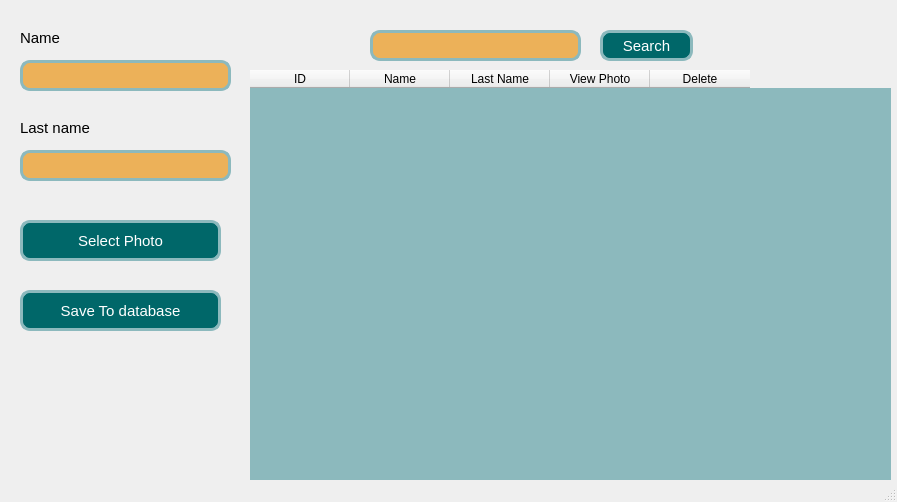
<?xml version="1.0" encoding="UTF-8"?>
<ui version="4.0">
 <class>MainWindow</class>
 <widget class="QMainWindow" name="MainWindow">
  <property name="geometry">
   <rect>
    <x>0</x>
    <y>0</y>
    <width>897</width>
    <height>502</height>
   </rect>
  </property>
  <property name="windowTitle">
   <string>MainWindow</string>
  </property>
  <property name="styleSheet">
   <string notr="true">QLineEdit {
    border-radius: 10px;
    border: 3px solid #8CB9BD;
    background-color: #ECB159;
    height: 15px;
    color: white;
    font-size: 18px;
}

 QLabel{
      font-size:15px;
}

QPushButton {
    background-color: #006769;
    border: 3px solid #8CB9BD;
    border-radius: 10px;
    color: white;
    font-size: 15px;
}

QPushButton:hover {
    background-color: #8CB9BD;
    border: 3px solid #006769;
    color: black;
}

QTableWidget {
    background-color: #8CB9BD;
    border: none;
}
</string>
  </property>
  <widget class="QWidget" name="centralwidget">
   <widget class="QLineEdit" name="lineEdit">
    <property name="geometry">
     <rect>
      <x>20</x>
      <y>60</y>
      <width>211</width>
      <height>31</height>
     </rect>
    </property>
   </widget>
   <widget class="QLineEdit" name="lineEdit_2">
    <property name="geometry">
     <rect>
      <x>20</x>
      <y>150</y>
      <width>211</width>
      <height>31</height>
     </rect>
    </property>
   </widget>
   <widget class="QLabel" name="label">
    <property name="geometry">
     <rect>
      <x>20</x>
      <y>30</y>
      <width>55</width>
      <height>16</height>
     </rect>
    </property>
    <property name="text">
     <string>Name</string>
    </property>
   </widget>
   <widget class="QLabel" name="label_2">
    <property name="geometry">
     <rect>
      <x>20</x>
      <y>120</y>
      <width>71</width>
      <height>16</height>
     </rect>
    </property>
    <property name="text">
     <string>Last name</string>
    </property>
   </widget>
   <widget class="QPushButton" name="pushButton">
    <property name="geometry">
     <rect>
      <x>20</x>
      <y>220</y>
      <width>201</width>
      <height>41</height>
     </rect>
    </property>
    <property name="text">
     <string>Select Photo</string>
    </property>
   </widget>
   <widget class="QPushButton" name="pushButton_2">
    <property name="geometry">
     <rect>
      <x>20</x>
      <y>290</y>
      <width>201</width>
      <height>41</height>
     </rect>
    </property>
    <property name="text">
     <string>Save To database</string>
    </property>
   </widget>
   <widget class="QTableWidget" name="tableWidget">
    <property name="geometry">
     <rect>
      <x>250</x>
      <y>70</y>
      <width>641</width>
      <height>411</height>
     </rect>
    </property>
    <column>
     <property name="text">
      <string>ID</string>
     </property>
    </column>
    <column>
     <property name="text">
      <string>Name</string>
     </property>
    </column>
    <column>
     <property name="text">
      <string>Last Name</string>
     </property>
    </column>
    <column>
     <property name="text">
      <string>View Photo</string>
     </property>
    </column>
    <column>
     <property name="text">
      <string>Delete</string>
     </property>
    </column>
   </widget>
   <widget class="QLineEdit" name="lineEdit_4">
    <property name="geometry">
     <rect>
      <x>370</x>
      <y>30</y>
      <width>211</width>
      <height>31</height>
     </rect>
    </property>
   </widget>
   <widget class="QPushButton" name="pushButton_3">
    <property name="geometry">
     <rect>
      <x>600</x>
      <y>30</y>
      <width>93</width>
      <height>31</height>
     </rect>
    </property>
    <property name="text">
     <string>Search</string>
    </property>
   </widget>
  </widget>
  <widget class="QMenuBar" name="menubar">
   <property name="geometry">
    <rect>
     <x>0</x>
     <y>0</y>
     <width>897</width>
     <height>26</height>
    </rect>
   </property>
  </widget>
  <widget class="QStatusBar" name="statusbar"/>
 </widget>
 <resources/>
 <connections/>
</ui>
